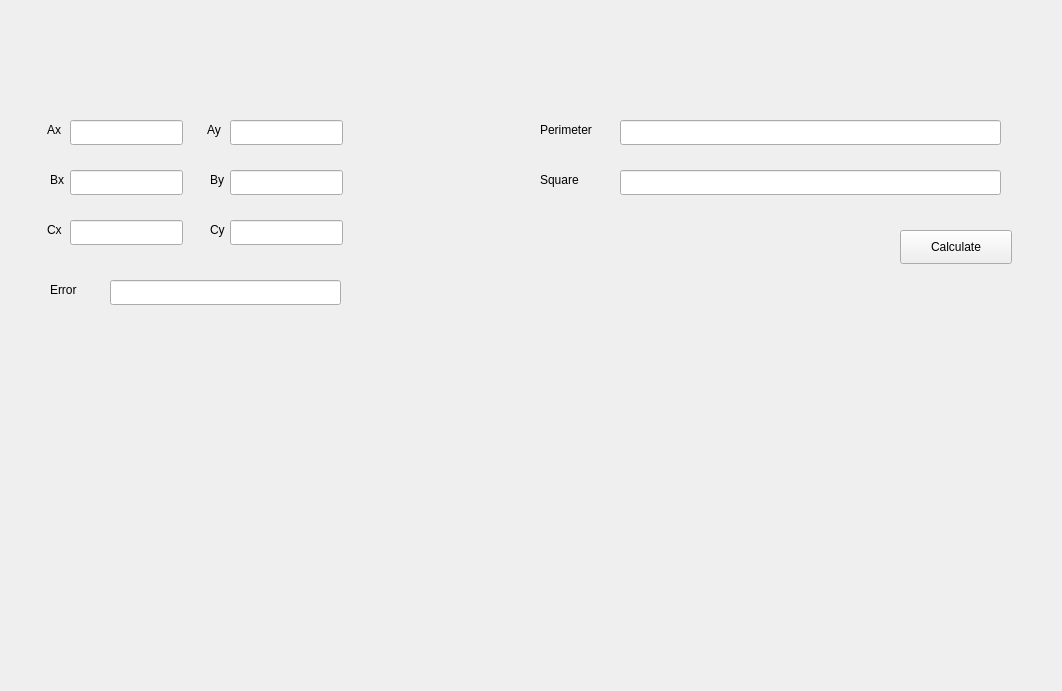
<?xml version="1.0" encoding="UTF-8"?>
<ui version="4.0">
 <class>Widget</class>
 <widget class="QWidget" name="Widget">
  <property name="geometry">
   <rect>
    <x>0</x>
    <y>0</y>
    <width>1062</width>
    <height>691</height>
   </rect>
  </property>
  <property name="windowTitle">
   <string>Widget</string>
  </property>
  <widget class="QLineEdit" name="Ax">
   <property name="geometry">
    <rect>
     <x>70</x>
     <y>120</y>
     <width>113</width>
     <height>25</height>
    </rect>
   </property>
  </widget>
  <widget class="QLineEdit" name="Bx">
   <property name="geometry">
    <rect>
     <x>70</x>
     <y>170</y>
     <width>113</width>
     <height>25</height>
    </rect>
   </property>
  </widget>
  <widget class="QLineEdit" name="Cx">
   <property name="geometry">
    <rect>
     <x>70</x>
     <y>220</y>
     <width>113</width>
     <height>25</height>
    </rect>
   </property>
  </widget>
  <widget class="QLineEdit" name="Ay">
   <property name="geometry">
    <rect>
     <x>230</x>
     <y>120</y>
     <width>113</width>
     <height>25</height>
    </rect>
   </property>
  </widget>
  <widget class="QLineEdit" name="By">
   <property name="geometry">
    <rect>
     <x>230</x>
     <y>170</y>
     <width>113</width>
     <height>25</height>
    </rect>
   </property>
  </widget>
  <widget class="QLineEdit" name="Cy">
   <property name="geometry">
    <rect>
     <x>230</x>
     <y>220</y>
     <width>113</width>
     <height>25</height>
    </rect>
   </property>
  </widget>
  <widget class="QLabel" name="label">
   <property name="geometry">
    <rect>
     <x>380</x>
     <y>130</y>
     <width>68</width>
     <height>19</height>
    </rect>
   </property>
   <property name="text">
    <string/>
   </property>
  </widget>
  <widget class="QLabel" name="label_2">
   <property name="geometry">
    <rect>
     <x>380</x>
     <y>170</y>
     <width>68</width>
     <height>19</height>
    </rect>
   </property>
   <property name="text">
    <string/>
   </property>
  </widget>
  <widget class="QLabel" name="label_3">
   <property name="geometry">
    <rect>
     <x>380</x>
     <y>230</y>
     <width>68</width>
     <height>19</height>
    </rect>
   </property>
   <property name="text">
    <string/>
   </property>
  </widget>
  <widget class="QLineEdit" name="pr">
   <property name="geometry">
    <rect>
     <x>620</x>
     <y>120</y>
     <width>381</width>
     <height>25</height>
    </rect>
   </property>
   <property name="readOnly">
    <bool>true</bool>
   </property>
  </widget>
  <widget class="QLineEdit" name="pl">
   <property name="geometry">
    <rect>
     <x>620</x>
     <y>170</y>
     <width>381</width>
     <height>25</height>
    </rect>
   </property>
   <property name="readOnly">
    <bool>true</bool>
   </property>
  </widget>
  <widget class="QLabel" name="label_11">
   <property name="geometry">
    <rect>
     <x>540</x>
     <y>120</y>
     <width>81</width>
     <height>20</height>
    </rect>
   </property>
   <property name="text">
    <string>Perimeter</string>
   </property>
  </widget>
  <widget class="QLineEdit" name="lineEdit_9">
   <property name="geometry">
    <rect>
     <x>110</x>
     <y>280</y>
     <width>231</width>
     <height>25</height>
    </rect>
   </property>
   <property name="readOnly">
    <bool>true</bool>
   </property>
  </widget>
  <widget class="QPushButton" name="kn">
   <property name="geometry">
    <rect>
     <x>900</x>
     <y>230</y>
     <width>112</width>
     <height>34</height>
    </rect>
   </property>
   <property name="text">
    <string>Calculate</string>
   </property>
  </widget>
  <widget class="QLabel" name="label1">
   <property name="geometry">
    <rect>
     <x>540</x>
     <y>170</y>
     <width>68</width>
     <height>19</height>
    </rect>
   </property>
   <property name="text">
    <string>Square</string>
   </property>
  </widget>
  <widget class="QLabel" name="label_4">
   <property name="geometry">
    <rect>
     <x>50</x>
     <y>280</y>
     <width>41</width>
     <height>20</height>
    </rect>
   </property>
   <property name="text">
    <string>Error</string>
   </property>
  </widget>
  <widget class="QLabel" name="label_5">
   <property name="geometry">
    <rect>
     <x>47</x>
     <y>120</y>
     <width>21</width>
     <height>20</height>
    </rect>
   </property>
   <property name="text">
    <string>Ax</string>
   </property>
  </widget>
  <widget class="QLabel" name="label_6">
   <property name="geometry">
    <rect>
     <x>50</x>
     <y>170</y>
     <width>21</width>
     <height>19</height>
    </rect>
   </property>
   <property name="text">
    <string>Bx</string>
   </property>
  </widget>
  <widget class="QLabel" name="label_7">
   <property name="geometry">
    <rect>
     <x>47</x>
     <y>220</y>
     <width>21</width>
     <height>20</height>
    </rect>
   </property>
   <property name="text">
    <string>Cx</string>
   </property>
  </widget>
  <widget class="QLabel" name="label_8">
   <property name="geometry">
    <rect>
     <x>207</x>
     <y>120</y>
     <width>21</width>
     <height>20</height>
    </rect>
   </property>
   <property name="text">
    <string>Ay</string>
   </property>
  </widget>
  <widget class="QLabel" name="label_9">
   <property name="geometry">
    <rect>
     <x>210</x>
     <y>170</y>
     <width>16</width>
     <height>20</height>
    </rect>
   </property>
   <property name="text">
    <string>By</string>
   </property>
  </widget>
  <widget class="QLabel" name="label_10">
   <property name="geometry">
    <rect>
     <x>210</x>
     <y>220</y>
     <width>21</width>
     <height>20</height>
    </rect>
   </property>
   <property name="text">
    <string>Cy</string>
   </property>
  </widget>
 </widget>
 <layoutdefault spacing="6" margin="11"/>
 <resources/>
 <connections/>
</ui>
